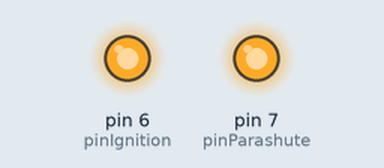
Recording of a sketch running on a simulated Arduino Uno, built with avr-gcc and run on an emulated ATmega328P. Parts: output pins drawn as LEDs (lit = HIGH).

Above: at 0.1 s.
Timing chart, 0 to 1.6 s (numbered marks = the images above):
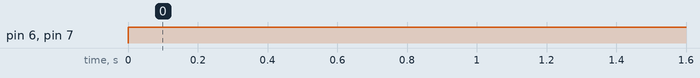

Measured:
- by itself, pin 6 (pinIgnition), pin 7 (pinParashute): LOW → HIGH at 0.00 s

The sketch:

LedUart.ino
```cpp
int pinParashute = 7;
int pinIgnition = 6;

void setup() {
  // put your setup code here, to run once:
  pinMode(pinParashute, OUTPUT);
  pinMode(pinIgnition, OUTPUT);

}

void loop() {
  // put your main code here, to run repeatedly:

  digitalWrite(pinParashute, HIGH);
  digitalWrite(pinIgnition, HIGH);

}
```
